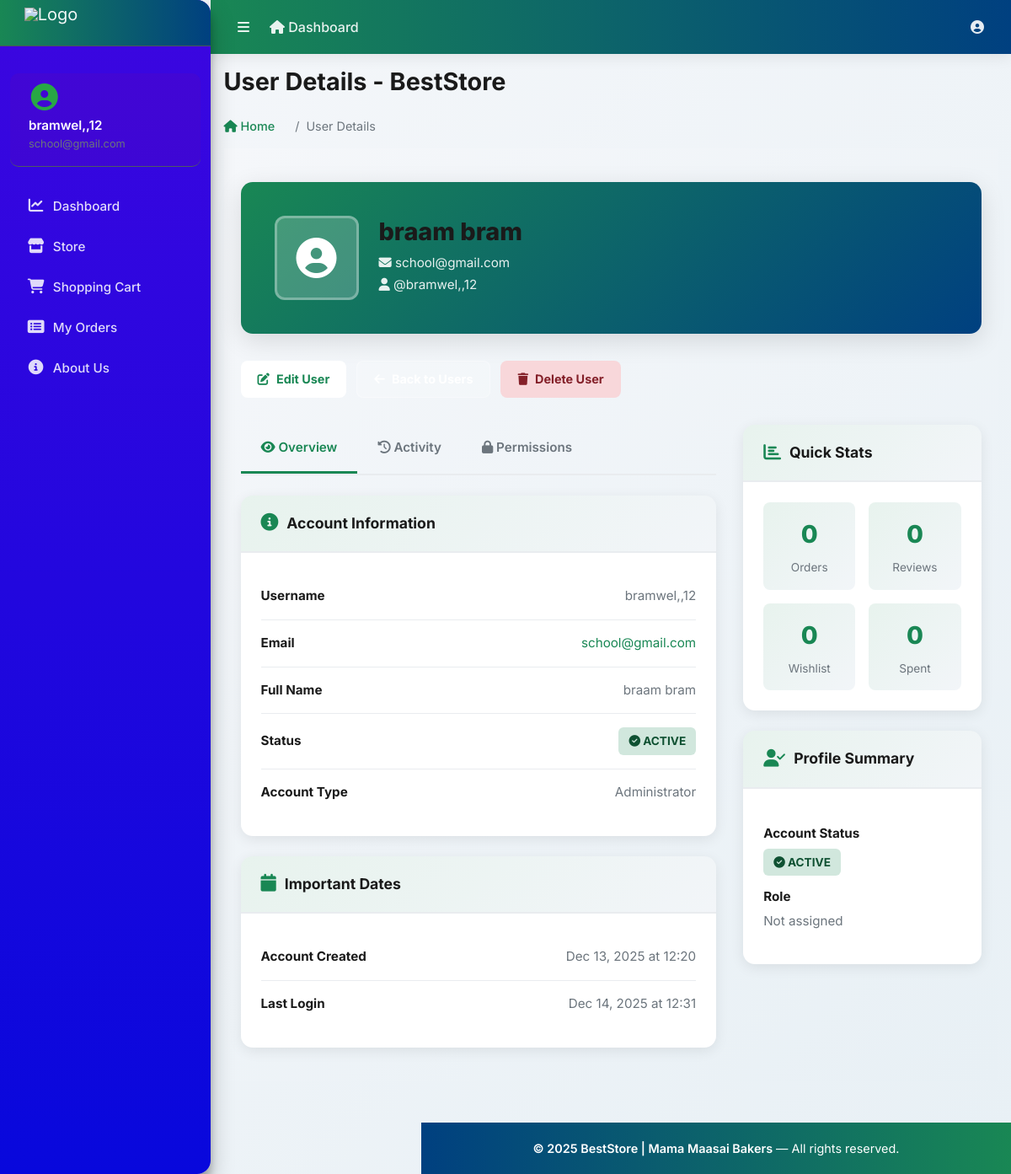
The app's page /accounts/users/1/ (signed in), older data.
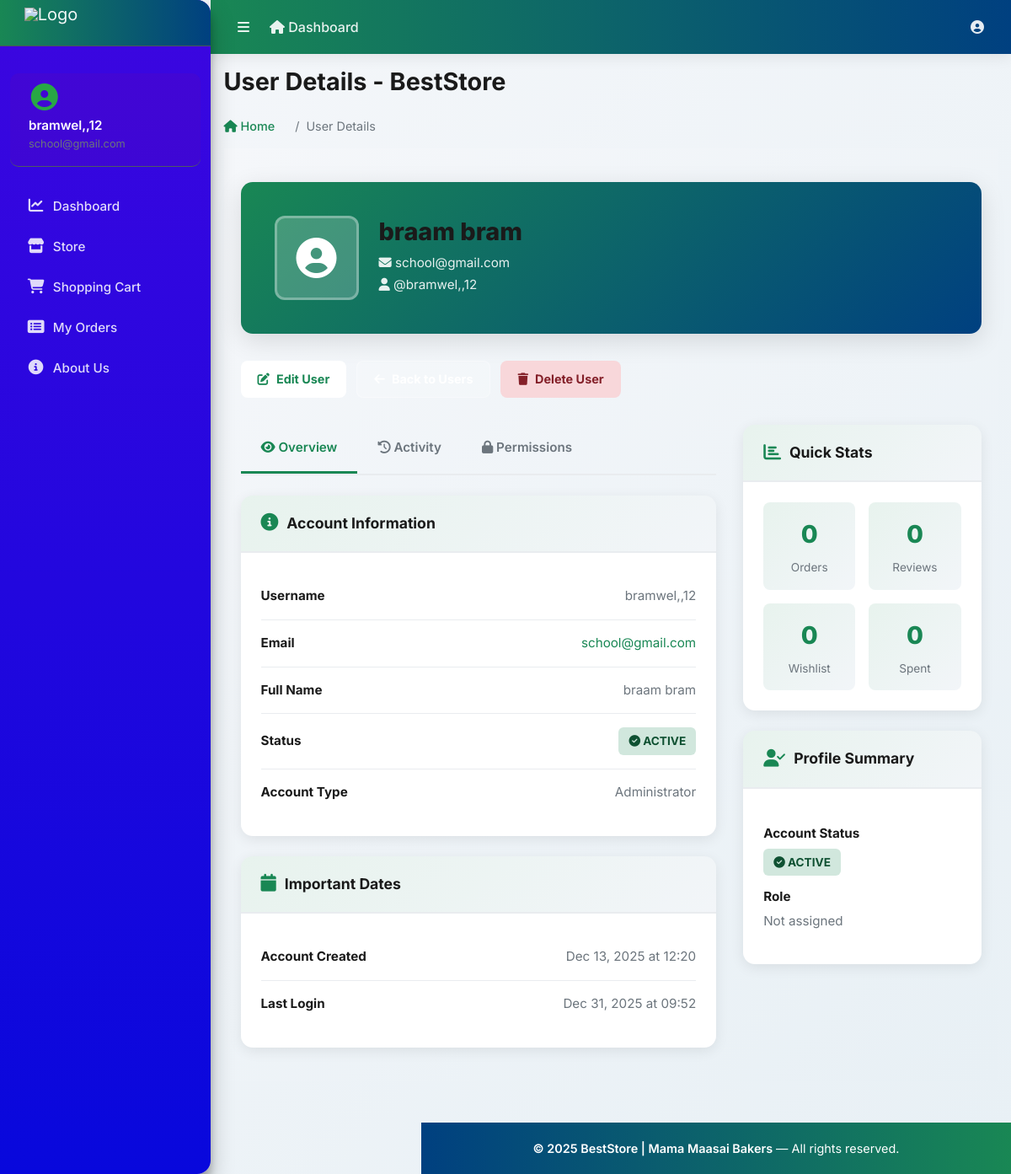
The same page, newer data.
### accounts/models.py (models this page shows, shortened)
class Account(AbstractUser):
    ROLE_CHOICES = (
        ('admin', 'Admin'),
        ('finance', 'Finance'),
        ('user', 'User'),
    )
    role = models.CharField(max_length=20, choices=ROLE_CHOICES, default='user')
    first_name = models.CharField(max_length=50)
    last_name = models.CharField(max_length=50)
    username = models.CharField(max_length=50, unique=True)
    email = models.EmailField(max_length=100, unique=True)
    phone_number = models.CharField(max_length=50, blank=True, null=True)
    groups = models.ManyToManyField(
        Group,
        related_name="custom_user_set",
        blank=True,
        help_text="The groups this user belongs to.",
        verbose_name="groups",
    )
    user_permissions = models.ManyToManyField(
        Permission,
        related_name="custom_user_permissions_set",
        blank=True,
        help_text="Specific permissions for this user.",
        verbose_name="user permissions",
    )
    date_joined = models.DateTimeField(auto_now_add=True)
    last_login = models.DateTimeField(auto_now_add=True)
    is_admin = models.BooleanField(default=False)
    is_staff = models.BooleanField(default=False)
    is_superuser = models.BooleanField(default=False)
    is_active = models.BooleanField(default=False)
    is_superadmin = models.BooleanField(default=False)
    USERNAME_FIELD = 'email'
    REQUIRED_FIELDS = ['username', 'first_name', 'last_name']
    objects = MyAccountManager()

### accounts/views.py (the view, shortened to what this page needs)
# urls.py: path('users/<int:user_id>/', views.user_detail, name='user_detail'),
@admin_required
def user_detail(request, user_id):
    User = get_user_model()
    user = get_object_or_404(User, pk=user_id)
    return render(request, 'accounts/user_detail.html', {'user_obj': user})

### accounts/views.py (called while the page is built)
def admin_required(view_func):
    return user_passes_test(lambda u: u.is_staff or u.is_superuser)(view_func)

### carts/context_processors.py (called while the page is built)
def counter(request):
    cart_count = 0
    if 'admin' in request.path:
        return {}
    else:
        try:
            cart = Cart.objects.filter(cart_id=_cart_id(request))
            if request.user.is_authenticated:
                cart_items = CartItem.objects.all().filter(user=request.user)
            else:
                cart_items = CartItem.objects.all().filter(cart=cart[:1])
            for cart_item in cart_items:
                cart_count += cart_item.quantity
        except Cart.DoesNotExist:
            cart_count = 0
    return dict(cart_count=cart_count)

### carts/views.py (called while the page is built)
def _cart_id(request):
    cart = request.session.session_key
    if not cart:
        cart = request.session.create()
    return cart

### category/context_processors.py (called while the page is built)
def menu_links(request):
    links = Category.objects.all()
    return dict(links=links)

### templates/accounts/user_detail.html (shortened to what the changed rows need)
{% extends 'base.html' %}
{% block page_title %}User Details - BestStore{% endblock %}
{% load static %}
{% block content %}
<div class="user-detail-wrapper">
    <div class="user-detail-container">
        <div class="user-header">
            <div class="user-header-info">
                <h1>{{ user.get_full_name|default:user.username }}</h1>
                <p><i class="fas fa-envelope me-2"></i> {{ user.email }}</p>
                <p><i class="fas fa-user me-2"></i> @{{ user.username }}</p>
            </div>
        </div>
        <div class="detail-grid">
            <div>
                <div id="overview" class="tab-content active">
                    <div class="detail-section">
                        <div class="section-content">
                            <div class="detail-row">
                                <span class="detail-label">Username</span>
                                <span class="detail-value">{{ user.username }}</span>
                            </div>
                            <div class="detail-row">
                                <span class="detail-value">
                                    <a href="mailto:{{ user.email }}">{{ user.email }}</a>
                                </span>
                            </div>
                            <div class="detail-row">
                                <span class="detail-label">Full Name</span>
                                <span class="detail-value">{{ user.get_full_name|default:"Not set" }}</span>
                            </div>
                        </div>
                    </div>
                    <div class="detail-section" style="margin-top: 24px;">
                        <div class="section-content">
                            <div class="detail-row">
                                <span class="detail-label">Account Created</span>
                                <span class="detail-value">{{ user.date_joined|date:"M d, Y \a\t H:i" }}</span>
                            </div>
                            <div class="detail-row">
                                <span class="detail-label">Last Login</span>
                                <span class="detail-value">
                                    {% if user.last_login %}
                                        {{ user.last_login|date:"M d, Y \a\t H:i" }}
                                    {% else %}
                                        Never logged in
                                    {% endif %}
                                </span>
                            </div>
                        </div>
                    </div>
                </div>
            </div>
        </div>
    </div>
</div>
{% endblock %}

### templates/base.html (shortened to what the changed rows need)
{% load static %}
<!DOCTYPE html>
<html lang="en-us">
<head>
    <link rel="stylesheet" href="https://cdnjs.cloudflare.com/ajax/libs/font-awesome/6.4.0/css/all.min.css">
    <link rel="stylesheet" href="{% static 'vendor/bootstrap/css/bootstrap.min.css' %}">
    <link rel="stylesheet" href="{% static 'vendor/adminlte/css/adminlte.min.css' %}">
</head>
<body class="hold-transition sidebar-mini">
<div class="wrapper">
    <aside class="main-sidebar elevation-4 sidebar-dark-primary">
        <div class="sidebar">
            <div class="user-panel mt-3 pb-3 mb-3">
                <div class="info">
                    <a href="{% url 'profile' %}" class="d-block">{{ user.username|default:"Guest" }}</a>
                    <small class="text-muted">{{ user.email|default:"" }}</small>
                </div>
            </div>
        </div>
    </aside>
    <div class="content-wrapper">
        <div class="content">
            <div class="container-fluid">
                <div class="row mb-4">
                    <div class="col-12">
                        <div class="d-flex justify-content-between align-items-center">
                            <div>
                                <h1 class="m-0">{% block page_title %}Dashboard{% endblock %}</h1>
                            </div>
                        </div>
                    </div>
                </div>
            </div>
        </div>
        <div class="content">
            <div class="container-fluid">
                {% block content %}{% endblock %}
            </div>
        </div>
    </div>
</div>
</body>
</html>

Row changes from the older to the newer data that the page shows:
changed Account "braam bram": last_login "Dec 14, 2025 at 12:31" → "Dec 31, 2025 at 09:52"
